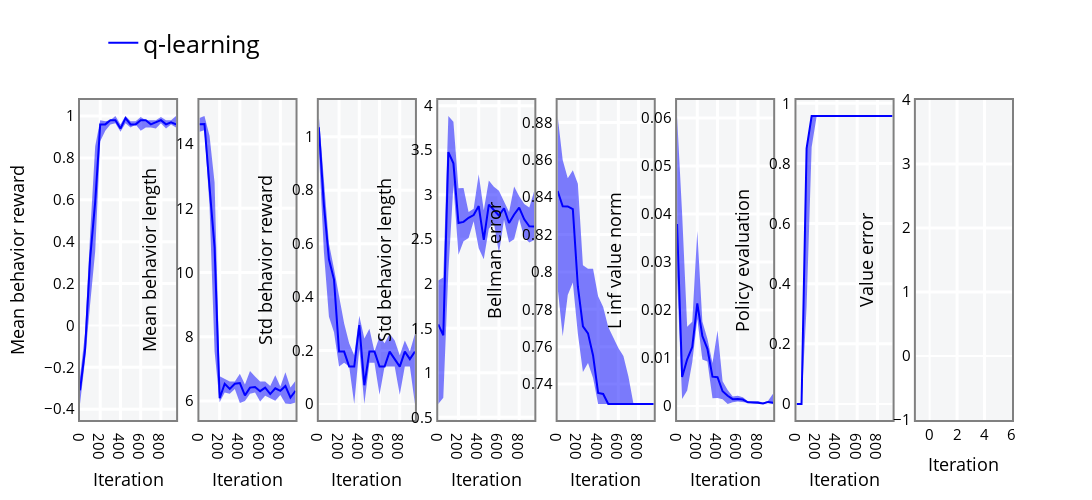

The code cell stored with this chart in its notebook:
### Markdown cell above
### Visualize

### Code cell
from itertools import chain
import pandas as pd
from plot_util import make_figure


# Make dataframe from the metrics
percentile = 25

index = pd.MultiIndex.from_product(
    [["gridworld"], ["q-learning"],
     list(range(0, args["train_loop"]["n_steps"], args["train_loop"]["eval_period"]))],
    names=["ENV", "ALG", "STEP"])
columns = pd.MultiIndex.from_product(
    [metrics._fields, ["low", "med", "high"]],
    names=["METRIC", "PERCENTILE"])

data = []
for name in metrics._fields:
    values = getattr(metrics, name)
    if values.ndim == 1:
        values = values.reshape(1, -1)
    percentiles = jnp.nanpercentile(
        values, q=jnp.array([percentile, 50, 100 - percentile]), axis=0)
    data.append(percentiles)


df = pd.DataFrame(data=jnp.stack(list(chain(*data)), axis=1), columns=columns, index=index)

# Generate the figure
make_figure(df.loc["gridworld"])

### Figure 1 — Plotly figure (JSON) as saved in the notebook; plotly's stock layout.template omitted (floating-point values rounded to 4 significant figures)
{"data": [{"legendgroup": "q-learning", "line": {"color": "blue", "width": 0}, "mode": "lines", "opacity": 0.75, "showlegend": false, "type": "scatter", "visible": true, "x": [0, 50, 100, 150, 200, 250, 300, 350, 400, 450, 500, 550, 600, 650, 700, 750, 800, 850, 900, 950], "xaxis": "x", "y": [-0.375, -0.1658, 0.1013, 0.3527, 0.88, 0.93, 0.96, 0.965, 0.925, 0.965, 0.945, 0.96, 0.93, 0.945, 0.945, 0.94, 0.965, 0.94, 0.96, 0.945], "yaxis": "y"}, {"fill": "tonexty", "legendgroup": "q-learning", "line": {"color": "blue", "width": 0}, "mode": "lines", "opacity": 0.75, "showlegend": false, "type": "scatter", "visible": true, "x": [0, 50, 100, 150, 200, 250, 300, 350, 400, 450, 500, 550, 600, 650, 700, 750, 800, 850, 900, 950], "xaxis": "x", "y": [-0.248, -0.03571, 0.4351, 0.855, 0.98, 0.975, 0.98, 1, 0.96, 1, 0.975, 0.975, 0.995, 0.98, 0.98, 0.98, 0.995, 0.98, 0.98, 1], "yaxis": "y"}, {"legendgroup": "q-learning", "line": {"color": "blue"}, "marker": {"color": "blue"}, "mode": "lines", "name": "q-learning", "showlegend": true, "type": "scatter", "visible": true, "x": [0, 50, 100, 150, 200, 250, 300, 350, 400, 450, 500, 550, 600, 650, 700, 750, 800, 850, 900, 950], "xaxis": "x", "y": [-0.3095, -0.116, 0.3205, 0.5891, 0.96, 0.96, 0.98, 0.98, 0.94, 0.99, 0.96, 0.96, 0.98, 0.98, 0.96, 0.97, 0.98, 0.96, 0.97, 0.96], "yaxis": "y"}, {"legendgroup": "q-learning", "line": {"color": "blue", "width": 0}, "mode": "lines", "opacity": 0.75, "showlegend": false, "type": "scatter", "visible": true, "x": [0, 50, 100, 150, 200, 250, 300, 350, 400, 450, 500, 550, 600, 650, 700, 750, 800, 850, 900, 950], "xaxis": "x2", "y": [14.38, 14.43, 12.05, 7.535, 5.965, 6.265, 6.23, 6.38, 5.94, 6.005, 6.23, 6.265, 5.99, 6.17, 6.09, 6.01, 6.19, 5.925, 5.91, 5.96], "yaxis": "y2"}, {"fill": "tonexty", "legendgroup": "q-learning", "line": {"color": "blue", "width": 0}, "mode": "lines", "opacity": 0.75, "showlegend": false, "type": "scatter", "visible": true, "x": [0, 50, 100, 150, 200, 250, 300, 350, 400, 450, 500, 550, 600, 650, 700, 750, 800, 850, 900, 950], "xaxis": "x2", "y": [14.81, 14.88, 14.26, 12.8, 6.775, 6.69, 6.61, 6.61, 6.855, 6.515, 6.94, 6.765, 6.61, 6.61, 6.47, 6.805, 6.455, 6.9, 6.42, 6.635], "yaxis": "y2"}, {"legendgroup": "q-learning", "line": {"color": "blue"}, "marker": {"color": "blue"}, "mode": "lines", "name": "q-learning", "showlegend": false, "type": "scatter", "visible": true, "x": [0, 50, 100, 150, 200, 250, 300, 350, 400, 450, 500, 550, 600, 650, 700, 750, 800, 850, 900, 950], "xaxis": "x2", "y": [14.62, 14.62, 12.67, 10.78, 6.09, 6.54, 6.38, 6.54, 6.56, 6.18, 6.42, 6.44, 6.31, 6.42, 6.22, 6.4, 6.32, 6.47, 6.11, 6.32], "yaxis": "y2"}, {"legendgroup": "q-learning", "line": {"color": "blue", "width": 0}, "mode": "lines", "opacity": 0.75, "showlegend": false, "type": "scatter", "visible": true, "x": [0, 50, 100, 150, 200, 250, 300, 350, 400, 450, 500, 550, 600, 650, 700, 750, 800, 850, 900, 950], "xaxis": "x3", "y": [0.9506, 0.5684, 0.3267, 0.2683, 0.14, 0.154, 0.14, 0, 0.2063, 0, 0.154, 0.154, 0.035, 0.14, 0.14, 0.14, 0.035, 0.14, 0.14, 0], "yaxis": "y3"}, {"fill": "tonexty", "legendgroup": "q-learning", "line": {"color": "blue", "width": 0}, "mode": "lines", "opacity": 0.75, "showlegend": false, "type": "scatter", "visible": true, "x": [0, 50, 100, 150, 200, 250, 300, 350, 400, 450, 500, 550, 600, 650, 700, 750, 800, 850, 900, 950], "xaxis": "x3", "y": [1.078, 0.8298, 0.6001, 0.5061, 0.4017, 0.3018, 0.2271, 0.182, 0.3304, 0.245, 0.2819, 0.196, 0.2525, 0.2271, 0.2628, 0.2375, 0.182, 0.2375, 0.196, 0.2628], "yaxis": "y3"}, {"legendgroup": "q-learning", "line": {"color": "blue"}, "marker": {"color": "blue"}, "mode": "lines", "name": "q-learning", "showlegend": false, "type": "scatter", "visible": true, "x": [0, 50, 100, 150, 200, 250, 300, 350, 400, 450, 500, 550, 600, 650, 700, 750, 800, 850, 900, 950], "xaxis": "x3", "y": [1.035, 0.7453, 0.5414, 0.4655, 0.196, 0.196, 0.14, 0.14, 0.2952, 0.07, 0.196, 0.196, 0.14, 0.14, 0.196, 0.168, 0.14, 0.196, 0.168, 0.196], "yaxis": "y3"}, {"legendgroup": "q-learning", "line": {"color": "blue", "width": 0}, "mode": "lines", "opacity": 0.75, "showlegend": false, "type": "scatter", "visible": true, "x": [0, 50, 100, 150, 200, 250, 300, 350, 400, 450, 500, 550, 600, 650, 700, 750, 800, 850, 900, 950], "xaxis": "x4", "y": [0.649, 0.7181, 2.134, 3.11, 2.324, 2.476, 2.513, 2.702, 2.4, 2.276, 2.617, 2.684, 2.341, 2.719, 2.463, 2.5, 2.728, 2.518, 2.465, 2.493], "yaxis": "y4"}, {"fill": "tonexty", "legendgroup": "q-learning", "line": {"color": "blue", "width": 0}, "mode": "lines", "opacity": 0.75, "showlegend": false, "type": "scatter", "visible": true, "x": [0, 50, 100, 150, 200, 250, 300, 350, 400, 450, 500, 550, 600, 650, 700, 750, 800, 850, 900, 950], "xaxis": "x4", "y": [2.036, 2.069, 3.884, 3.82, 3.072, 3.077, 2.806, 2.843, 3.23, 2.827, 3.16, 3.09, 3.043, 2.919, 2.805, 3.092, 2.982, 2.897, 2.856, 3.046], "yaxis": "y4"}, {"legendgroup": "q-learning", "line": {"color": "blue"}, "marker": {"color": "blue"}, "mode": "lines", "name": "q-learning", "showlegend": false, "type": "scatter", "visible": true, "x": [0, 50, 100, 150, 200, 250, 300, 350, 400, 450, 500, 550, 600, 650, 700, 750, 800, 850, 900, 950], "xaxis": "x4", "y": [1.543, 1.421, 3.479, 3.353, 2.683, 2.695, 2.741, 2.772, 2.873, 2.493, 2.89, 2.831, 2.766, 2.848, 2.682, 2.778, 2.856, 2.724, 2.646, 2.643], "yaxis": "y4"}, {"legendgroup": "q-learning", "line": {"color": "blue", "width": 0}, "mode": "lines", "opacity": 0.75, "showlegend": false, "type": "scatter", "visible": true, "x": [0, 50, 100, 150, 200, 250, 300, 350, 400, 450, 500, 550, 600, 650, 700, 750, 800, 850, 900, 950], "xaxis": "x5", "y": [0.7915, 0.7656, 0.7876, 0.7943, 0.7668, 0.7464, 0.7512, 0.7432, 0.7293, 0.7293, 0.7293, 0.7293, 0.7293, 0.7293, 0.7293, 0.7293, 0.7293, 0.7293, 0.7293, 0.7293], "yaxis": "y5"}, {"fill": "tonexty", "legendgroup": "q-learning", "line": {"color": "blue", "width": 0}, "mode": "lines", "opacity": 0.75, "showlegend": false, "type": "scatter", "visible": true, "x": [0, 50, 100, 150, 200, 250, 300, 350, 400, 450, 500, 550, 600, 650, 700, 750, 800, 850, 900, 950], "xaxis": "x5", "y": [0.8835, 0.86, 0.8502, 0.8544, 0.8472, 0.8036, 0.8017, 0.8017, 0.787, 0.7813, 0.7706, 0.7645, 0.7592, 0.755, 0.7439, 0.7293, 0.7293, 0.7293, 0.7293, 0.7293], "yaxis": "y5"}, {"legendgroup": "q-learning", "line": {"color": "blue"}, "marker": {"color": "blue"}, "mode": "lines", "name": "q-learning", "showlegend": false, "type": "scatter", "visible": true, "x": [0, 50, 100, 150, 200, 250, 300, 350, 400, 450, 500, 550, 600, 650, 700, 750, 800, 850, 900, 950], "xaxis": "x5", "y": [0.8433, 0.8352, 0.8351, 0.8336, 0.7921, 0.7709, 0.7671, 0.7553, 0.7352, 0.7347, 0.7293, 0.7293, 0.7293, 0.7293, 0.7293, 0.7293, 0.7293, 0.7293, 0.7293, 0.7293], "yaxis": "y5"}, {"legendgroup": "q-learning", "line": {"color": "blue", "width": 0}, "mode": "lines", "opacity": 0.75, "showlegend": false, "type": "scatter", "visible": true, "x": [0, 50, 100, 150, 200, 250, 300, 350, 400, 450, 500, 550, 600, 650, 700, 750, 800, 850, 900, 950], "xaxis": "x6", "y": [0.02691, 0.001462, 0.00323, 0.00913, 0.01809, 0.009669, 0.009236, 0.001597, 0.001633, 0.001401, 0.0004063, 0.0007717, 0.0009248, 0.0007632, 0.0006491, 0.0005671, 0.0005141, 0.0004439, 0.0006115, 0.0004723], "yaxis": "y6"}, {"fill": "tonexty", "legendgroup": "q-learning", "line": {"color": "blue", "width": 0}, "mode": "lines", "opacity": 0.75, "showlegend": false, "type": "scatter", "visible": true, "x": [0, 50, 100, 150, 200, 250, 300, 350, 400, 450, 500, 550, 600, 650, 700, 750, 800, 850, 900, 950], "xaxis": "x6", "y": [0.06041, 0.04012, 0.01651, 0.01754, 0.03644, 0.01761, 0.014, 0.008967, 0.01572, 0.005131, 0.003341, 0.001959, 0.002136, 0.001803, 0.0009689, 0.000933, 0.001028, 0.0006633, 0.001092, 0.002596], "yaxis": "y6"}, {"legendgroup": "q-learning", "line": {"color": "blue"}, "marker": {"color": "blue"}, "mode": "lines", "name": "q-learning", "showlegend": false, "type": "scatter", "visible": true, "x": [0, 50, 100, 150, 200, 250, 300, 350, 400, 450, 500, 550, 600, 650, 700, 750, 800, 850, 900, 950], "xaxis": "x6", "y": [0.03793, 0.006027, 0.009713, 0.01227, 0.02137, 0.01457, 0.01191, 0.006105, 0.005994, 0.003067, 0.002135, 0.001413, 0.001444, 0.001334, 0.0007638, 0.0007633, 0.0006588, 0.0005004, 0.0008394, 0.0006504], "yaxis": "y6"}, {"legendgroup": "q-learning", "line": {"color": "blue", "width": 0}, "mode": "lines", "opacity": 0.75, "showlegend": false, "type": "scatter", "visible": true, "x": [0, 50, 100, 150, 200, 250, 300, 350, 400, 450, 500, 550, 600, 650, 700, 750, 800, 850, 900, 950], "xaxis": "x7", "y": [-2.415e-08, -2.253e-11, 0.3236, 0.8538, 0.9578, 0.9578, 0.9578, 0.9578, 0.9578, 0.9578, 0.9578, 0.9578, 0.9578, 0.9578, 0.9578, 0.9578, 0.9578, 0.9578, 0.9578, 0.9578], "yaxis": "y7"}, {"fill": "tonexty", "legendgroup": "q-learning", "line": {"color": "blue", "width": 0}, "mode": "lines", "opacity": 0.75, "showlegend": false, "type": "scatter", "visible": true, "x": [0, 50, 100, 150, 200, 250, 300, 350, 400, 450, 500, 550, 600, 650, 700, 750, 800, 850, 900, 950], "xaxis": "x7", "y": [-1.549e-09, 3.984e-09, 0.8538, 0.9578, 0.9578, 0.9578, 0.9578, 0.9578, 0.9578, 0.9578, 0.9578, 0.9578, 0.9578, 0.9578, 0.9578, 0.9578, 0.9578, 0.9578, 0.9578, 0.9578], "yaxis": "y7"}, {"legendgroup": "q-learning", "line": {"color": "blue"}, "marker": {"color": "blue"}, "mode": "lines", "name": "q-learning", "showlegend": false, "type": "scatter", "visible": true, "x": [0, 50, 100, 150, 200, 250, 300, 350, 400, 450, 500, 550, 600, 650, 700, 750, 800, 850, 900, 950], "xaxis": "x7", "y": [-2.415e-08, 0, 0.8502, 0.9578, 0.9578, 0.9578, 0.9578, 0.9578, 0.9578, 0.9578, 0.9578, 0.9578, 0.9578, 0.9578, 0.9578, 0.9578, 0.9578, 0.9578, 0.9578, 0.9578], "yaxis": "y7"}, {"legendgroup": "q-learning", "line": {"color": "blue", "width": 0}, "mode": "lines", "opacity": 0.75, "showlegend": false, "type": "scatter", "visible": true, "x": [], "xaxis": "x8", "y": [], "yaxis": "y8"}, {"fill": "tonexty", "legendgroup": "q-learning", "line": {"color": "blue", "width": 0}, "mode": "lines", "opacity": 0.75, "showlegend": false, "type": "scatter", "visible": true, "x": [], "xaxis": "x8", "y": [], "yaxis": "y8"}, {"legendgroup": "q-learning", "line": {"color": "blue"}, "marker": {"color": "blue"}, "mode": "lines", "name": "q-learning", "showlegend": false, "type": "scatter", "visible": true, "x": [], "xaxis": "x8", "y": [], "yaxis": "y8"}], "layout": {"font": {"color": "black", "size": 15}, "height": 500, "legend": {"font": {"size": 25}, "orientation": "h", "visible": true, "x": 0.025, "y": 1.25}, "plot_bgcolor": "#f5f6f7", "width": 4400, "xaxis": {"anchor": "y", "domain": [0, 0.1031], "exponentformat": "power", "gridcolor": "white", "gridwidth": 3, "linecolor": "gray", "linewidth": 2, "mirror": true, "showline": true, "title": {"text": "Iteration"}, "type": "linear"}, "xaxis2": {"anchor": "y2", "domain": [0.1281, 0.2312], "exponentformat": "power", "gridcolor": "white", "gridwidth": 3, "linecolor": "gray", "linewidth": 2, "mirror": true, "showline": true, "title": {"text": "Iteration"}, "type": "linear"}, "xaxis3": {"anchor": "y3", "domain": [0.2562, 0.3594], "exponentformat": "power", "gridcolor": "white", "gridwidth": 3, "linecolor": "gray", "linewidth": 2, "mirror": true, "showline": true, "title": {"text": "Iteration"}, "type": "linear"}, "xaxis4": {"anchor": "y4", "domain": [0.3844, 0.4875], "exponentformat": "power", "gridcolor": "white", "gridwidth": 3, "linecolor": "gray", "linewidth": 2, "mirror": true, "showline": true, "title": {"text": "Iteration"}, "type": "linear"}, "xaxis5": {"anchor": "y5", "domain": [0.5125, 0.6156], "exponentformat": "power", "gridcolor": "white", "gridwidth": 3, "linecolor": "gray", "linewidth": 2, "mirror": true, "showline": true, "title": {"text": "Iteration"}, "type": "linear"}, "xaxis6": {"anchor": "y6", "domain": [0.6406, 0.7438], "exponentformat": "power", "gridcolor": "white", "gridwidth": 3, "linecolor": "gray", "linewidth": 2, "mirror": true, "showline": true, "title": {"text": "Iteration"}, "type": "linear"}, "xaxis7": {"anchor": "y7", "domain": [0.7688, 0.8719], "exponentformat": "power", "gridcolor": "white", "gridwidth": 3, "linecolor": "gray", "linewidth": 2, "mirror": true, "showline": true, "title": {"text": "Iteration"}, "type": "linear"}, "xaxis8": {"anchor": "y8", "domain": [0.8969, 1], "exponentformat": "power", "gridcolor": "white", "gridwidth": 3, "linecolor": "gray", "linewidth": 2, "mirror": true, "showline": true, "title": {"text": "Iteration"}, "type": "linear"}, "yaxis": {"anchor": "x", "domain": [0, 1], "exponentformat": "power", "gridcolor": "white", "gridwidth": 3, "linecolor": "gray", "linewidth": 2, "mirror": true, "showline": true, "title": {"text": "Mean behavior reward"}, "type": "linear"}, "yaxis2": {"anchor": "x2", "domain": [0, 1], "exponentformat": "power", "gridcolor": "white", "gridwidth": 3, "linecolor": "gray", "linewidth": 2, "mirror": true, "showline": true, "title": {"text": "Mean behavior length"}, "type": "linear"}, "yaxis3": {"anchor": "x3", "domain": [0, 1], "exponentformat": "power", "gridcolor": "white", "gridwidth": 3, "linecolor": "gray", "linewidth": 2, "mirror": true, "showline": true, "title": {"text": "Std behavior reward"}, "type": "linear"}, "yaxis4": {"anchor": "x4", "domain": [0, 1], "exponentformat": "power", "gridcolor": "white", "gridwidth": 3, "linecolor": "gray", "linewidth": 2, "mirror": true, "showline": true, "title": {"text": "Std behavior length"}, "type": "linear"}, "yaxis5": {"anchor": "x5", "domain": [0, 1], "exponentformat": "power", "gridcolor": "white", "gridwidth": 3, "linecolor": "gray", "linewidth": 2, "mirror": true, "showline": true, "title": {"text": "Bellman error"}, "type": "linear"}, "yaxis6": {"anchor": "x6", "domain": [0, 1], "exponentformat": "power", "gridcolor": "white", "gridwidth": 3, "linecolor": "gray", "linewidth": 2, "mirror": true, "showline": true, "title": {"text": "L inf value norm"}, "type": "linear"}, "yaxis7": {"anchor": "x7", "domain": [0, 1], "exponentformat": "power", "gridcolor": "white", "gridwidth": 3, "linecolor": "gray", "linewidth": 2, "mirror": true, "showline": true, "title": {"text": "Policy evaluation"}, "type": "linear"}, "yaxis8": {"anchor": "x8", "domain": [0, 1], "exponentformat": "power", "gridcolor": "white", "gridwidth": 3, "linecolor": "gray", "linewidth": 2, "mirror": true, "showline": true, "title": {"text": "Value error"}, "type": "linear"}}}
